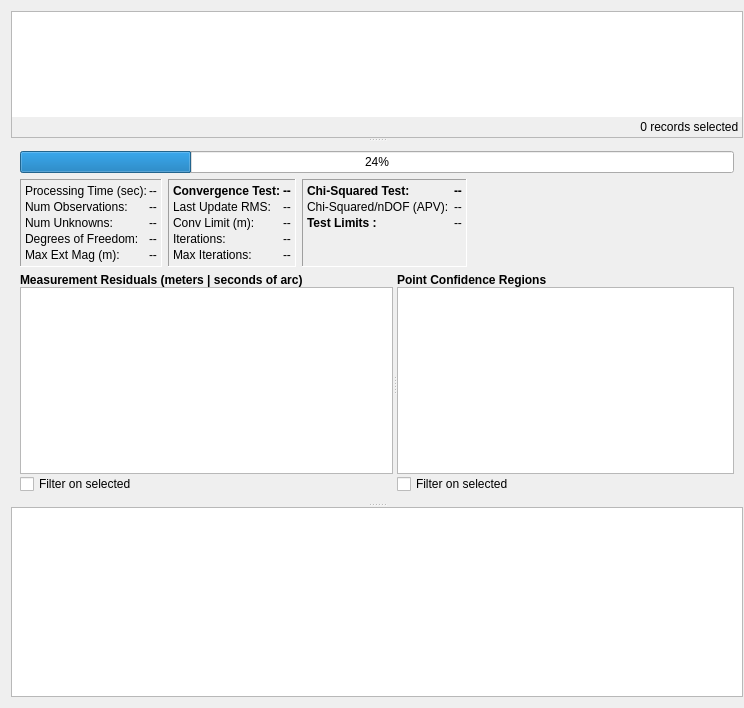
  <widget class="QWidget" name="centralWidget">
   <layout class="QGridLayout" name="gridLayout_2">
    <property name="rightMargin">
     <number>1</number>
    </property>
    <item row="0" column="0">
     <widget class="QSplitter" name="centralSplitter">
      <property name="orientation">
       <enum>Qt::Vertical</enum>
      </property>
      <widget class="QFrame" name="frame">
       <property name="frameShape">
        <enum>QFrame::StyledPanel</enum>
       </property>
       <property name="frameShadow">
        <enum>QFrame::Sunken</enum>
       </property>
       <layout class="QVBoxLayout" name="verticalLayout_3">
        <property name="spacing">
         <number>0</number>
        </property>
        <property name="leftMargin">
         <number>0</number>
        </property>
        <property name="topMargin">
         <number>0</number>
        </property>
        <property name="rightMargin">
         <number>0</number>
        </property>
        <property name="bottomMargin">
         <number>0</number>
        </property>
        <item>
         <widget class="QTreeView" name="treeView">
          <property name="font">
           <font>
            <family>Courier 10 Pitch</family>
            <pointsize>12</pointsize>
            <kerning>false</kerning>
           </font>
          </property>
          <property name="frameShape">
           <enum>QFrame::NoFrame</enum>
          </property>
          <property name="sizeAdjustPolicy">
           <enum>QAbstractScrollArea::AdjustToContentsOnFirstShow</enum>
          </property>
          <property name="autoScroll">
           <bool>false</bool>
          </property>
          <property name="editTriggers">
           <set>QAbstractItemView::AllEditTriggers</set>
          </property>
          <property name="dragEnabled">
           <bool>true</bool>
          </property>
          <property name="dragDropMode">
           <enum>QAbstractItemView::DragOnly</enum>
          </property>
          <property name="alternatingRowColors">
           <bool>true</bool>
          </property>
          <property name="selectionMode">
           <enum>QAbstractItemView::ExtendedSelection</enum>
          </property>
          <property name="selectionBehavior">
           <enum>QAbstractItemView::SelectItems</enum>
          </property>
          <property name="iconSize">
           <size>
            <width>16</width>
            <height>16</height>
           </size>
          </property>
          <property name="horizontalScrollMode">
           <enum>QAbstractItemView::ScrollPerPixel</enum>
          </property>
          <property name="wordWrap">
           <bool>true</bool>
          </property>
          <attribute name="headerStretchLastSection">
           <bool>true</bool>
          </attribute>
         </widget>
        </item>
        <item>
         <widget class="QFrame" name="frameNumSelectedRecords">
          <property name="frameShape">
           <enum>QFrame::NoFrame</enum>
          </property>
          <property name="frameShadow">
           <enum>QFrame::Raised</enum>
          </property>
          <layout class="QHBoxLayout" name="horizontalLayout">
           <property name="spacing">
            <number>0</number>
           </property>
           <property name="leftMargin">
            <number>0</number>
           </property>
           <property name="topMargin">
            <number>0</number>
           </property>
           <property name="rightMargin">
            <number>0</number>
           </property>
           <property name="bottomMargin">
            <number>0</number>
           </property>
           <item>
            <widget class="FindWidget" name="findFilterWidget" native="true">
             <property name="baseSize">
              <size>
               <width>700</width>
               <height>34</height>
              </size>
             </property>
            </widget>
           </item>
           <item>
            <spacer name="horizontalSpacer_2">
             <property name="orientation">
              <enum>Qt::Horizontal</enum>
             </property>
             <property name="sizeHint" stdset="0">
              <size>
               <width>40</width>
               <height>20</height>
              </size>
             </property>
            </spacer>
           </item>
           <item>
            <widget class="QLabel" name="labelNumSelectedRecords">
             <property name="layoutDirection">
              <enum>Qt::RightToLeft</enum>
             </property>
             <property name="text">
              <string>0</string>
             </property>
             <property name="alignment">
              <set>Qt::AlignRight|Qt::AlignTrailing|Qt::AlignVCenter</set>
             </property>
            </widget>
           </item>
           <item>
            <widget class="QLabel" name="labelRecordsSelected">
             <property name="text">
              <string> records selected </string>
             </property>
            </widget>
           </item>
          </layout>
         </widget>
        </item>
       </layout>
      </widget>
      <widget class="QFrame" name="frameOutput">
       <property name="frameShape">
        <enum>QFrame::NoFrame</enum>
       </property>
       <property name="frameShadow">
        <enum>QFrame::Raised</enum>
       </property>
       <layout class="QVBoxLayout" name="verticalLayout_4">
        <item>
         <widget class="QProgressBar" name="progressBar">
          <property name="sizePolicy">
           <sizepolicy hsizetype="Expanding" vsizetype="Fixed">
            <horstretch>0</horstretch>
            <verstretch>0</verstretch>
           </sizepolicy>
          </property>
          <property name="value">
           <number>24</number>
          </property>
         </widget>
        </item>
        <item>
         <widget class="QFrame" name="frameOutputData">
          <property name="sizePolicy">
           <sizepolicy hsizetype="Preferred" vsizetype="Preferred">
            <horstretch>0</horstretch>
            <verstretch>0</verstretch>
           </sizepolicy>
          </property>
          <property name="frameShape">
           <enum>QFrame::NoFrame</enum>
          </property>
          <property name="frameShadow">
           <enum>QFrame::Raised</enum>
          </property>
          <layout class="QHBoxLayout" name="horizontalLayout_2">
           <property name="leftMargin">
            <number>0</number>
           </property>
           <property name="topMargin">
            <number>0</number>
           </property>
           <property name="rightMargin">
            <number>0</number>
           </property>
           <property name="bottomMargin">
            <number>0</number>
           </property>
           <item>
            <widget class="QFrame" name="frameProcessingTime">
             <property name="frameShape">
              <enum>QFrame::Panel</enum>
             </property>
             <property name="frameShadow">
              <enum>QFrame::Sunken</enum>
             </property>
             <property name="lineWidth">
              <number>1</number>
             </property>
             <property name="midLineWidth">
              <number>0</number>
             </property>
             <layout class="QFormLayout" name="formLayout">
              <property name="horizontalSpacing">
               <number>2</number>
              </property>
              <property name="verticalSpacing">
               <number>2</number>
              </property>
              <property name="leftMargin">
               <number>4</number>
              </property>
              <property name="topMargin">
               <number>4</number>
              </property>
              <property name="rightMargin">
               <number>4</number>
              </property>
              <property name="bottomMargin">
               <number>4</number>
              </property>
              <item row="0" column="0">
               <widget class="QLabel" name="labelProcessingTime">
                <property name="font">
                 <font>
                  <bold>false</bold>
                 </font>
                </property>
                <property name="text">
                 <string>Processing Time (sec):</string>
                </property>
               </widget>
              </item>
              <item row="0" column="1">
               <widget class="QLabel" name="valueProcessingTime">
                <property name="text">
                 <string>--</string>
                </property>
               </widget>
              </item>
              <item row="1" column="0">
               <widget class="QLabel" name="labelNumObs">
                <property name="font">
                 <font>
                  <bold>false</bold>
                 </font>
                </property>
                <property name="text">
                 <string>Num Observations:</string>
                </property>
               </widget>
              </item>
              <item row="1" column="1">
               <widget class="QLabel" name="valueNumObs">
                <property name="text">
                 <string>--</string>
                </property>
               </widget>
              </item>
              <item row="2" column="0">
               <widget class="QLabel" name="labelNumUnknowns">
                <property name="font">
                 <font>
                  <bold>false</bold>
                 </font>
                </property>
                <property name="text">
                 <string>Num Unknowns:</string>
                </property>
               </widget>
              </item>
              <item row="2" column="1">
               <widget class="QLabel" name="valueNumUnknowns">
                <property name="text">
                 <string>--</string>
                </property>
               </widget>
              </item>
              <item row="5" column="0">
               <widget class="QLabel" name="labelNumDOF">
                <property name="font">
                 <font>
                  <bold>false</bold>
                 </font>
                </property>
                <property name="text">
                 <string>Degrees of Freedom:</string>
                </property>
               </widget>
              </item>
              <item row="5" column="1">
               <widget class="QLabel" name="valueNumDOF">
                <property name="text">
                 <string>--</string>
                </property>
               </widget>
              </item>
              <item row="6" column="0">
               <widget class="QLabel" name="labelMaxExtMag">
                <property name="text">
                 <string>Max Ext Mag (m):</string>
                </property>
               </widget>
              </item>
              <item row="6" column="1">
               <widget class="QLabel" name="valueMaxExtMag">
                <property name="text">
                 <string>--</string>
                </property>
               </widget>
              </item>
             </layout>
            </widget>
           </item>
           <item>
            <widget class="QFrame" name="frameConvergence">
             <property name="frameShape">
              <enum>QFrame::Panel</enum>
             </property>
             <property name="frameShadow">
              <enum>QFrame::Sunken</enum>
             </property>
             <layout class="QFormLayout" name="formLayout_2">
              <property name="fieldGrowthPolicy">
               <enum>QFormLayout::AllNonFixedFieldsGrow</enum>
              </property>
              <property name="horizontalSpacing">
               <number>2</number>
              </property>
              <property name="verticalSpacing">
               <number>2</number>
              </property>
              <property name="leftMargin">
               <number>4</number>
              </property>
              <property name="topMargin">
               <number>4</number>
              </property>
              <property name="rightMargin">
               <number>4</number>
              </property>
              <property name="bottomMargin">
               <number>4</number>
              </property>
              <item row="0" column="0">
               <widget class="QLabel" name="labelConvergenceHeader">
                <property name="font">
                 <font>
                  <bold>true</bold>
                 </font>
                </property>
                <property name="text">
                 <string>Convergence Test:</string>
                </property>
               </widget>
              </item>
              <item row="0" column="1">
               <widget class="QLabel" name="valueConvergenceHeader">
                <property name="font">
                 <font>
                  <bold>true</bold>
                 </font>
                </property>
                <property name="text">
                 <string>--</string>
                </property>
               </widget>
              </item>
              <item row="1" column="0">
               <widget class="QLabel" name="labelLastUpdate">
                <property name="font">
                 <font>
                  <bold>false</bold>
                 </font>
                </property>
                <property name="text">
                 <string>Last Update RMS: </string>
                </property>
               </widget>
              </item>
              <item row="1" column="1">
               <widget class="QLabel" name="valueLastUpdate">
                <property name="text">
                 <string>--</string>
                </property>
               </widget>
              </item>
              <item row="2" column="0">
               <widget class="QLabel" name="labelConvLimit">
                <property name="text">
                 <string>Conv Limit (m):</string>
                </property>
               </widget>
              </item>
              <item row="2" column="1">
               <widget class="QLabel" name="valueConvLimit">
                <property name="text">
                 <string>--</string>
                </property>
               </widget>
              </item>
              <item row="3" column="0">
               <widget class="QLabel" name="labelIterations">
                <property name="text">
                 <string>Iterations: </string>
                </property>
               </widget>
              </item>
              <item row="3" column="1">
               <widget class="QLabel" name="valueIterations">
                <property name="text">
                 <string>--</string>
                </property>
               </widget>
              </item>
              <item row="4" column="0">
               <widget class="QLabel" name="labelMaxIterations">
                <property name="text">
                 <string>Max Iterations:</string>
                </property>
               </widget>
              </item>
              <item row="4" column="1">
               <widget class="QLabel" name="valueMaxIterations">
                <property name="text">
                 <string>--</string>
                </property>
               </widget>
              </item>
             </layout>
            </widget>
           </item>
           <item>
            <widget class="QFrame" name="frameChiSquared">
             <property name="frameShape">
              <enum>QFrame::Panel</enum>
             </property>
             <property name="frameShadow">
              <enum>QFrame::Sunken</enum>
             </property>
             <layout class="QFormLayout" name="formLayout_3">
              <property name="horizontalSpacing">
               <number>2</number>
              </property>
              <property name="verticalSpacing">
               <number>2</number>
              </property>
              <property name="leftMargin">
               <number>4</number>
              </property>
              <property name="topMargin">
               <number>4</number>
              </property>
              <property name="rightMargin">
               <number>4</number>
              </property>
              <property name="bottomMargin">
               <number>4</number>
              </property>
              <item row="0" column="0">
               <widget class="QLabel" name="labelChiSqrHeader">
                <property name="font">
                 <font>
                  <bold>true</bold>
                 </font>
                </property>
                <property name="text">
                 <string>Chi-Squared Test: </string>
                </property>
               </widget>
              </item>
              <item row="0" column="1">
               <widget class="QLabel" name="valueChiSqrHeader">
                <property name="font">
                 <font>
                  <bold>true</bold>
                 </font>
                </property>
                <property name="text">
                 <string>--</string>
                </property>
               </widget>
              </item>
              <item row="1" column="0">
               <widget class="QLabel" name="labelAPV">
                <property name="text">
                 <string>Chi-Squared/nDOF (APV): </string>
                </property>
               </widget>
              </item>
              <item row="1" column="1">
               <widget class="QLabel" name="valueAPV">
                <property name="text">
                 <string>--</string>
                </property>
               </widget>
              </item>
              <item row="3" column="0">
               <widget class="QLabel" name="labelChiSqr">
                <property name="font">
                 <font>
                  <bold>true</bold>
                 </font>
                </property>
                <property name="text">
                 <string>Test Limits : </string>
                </property>
               </widget>
              </item>
              <item row="3" column="1">
               <widget class="QLabel" name="valueChiSqr">
                <property name="text">
                 <string>--</string>
                </property>
               </widget>
              </item>
             </layout>
            </widget>
           </item>
           <item>
            <spacer name="horizontalSpacer">
             <property name="orientation">
              <enum>Qt::Horizontal</enum>
             </property>
             <property name="sizeHint" stdset="0">
              <size>
               <width>267</width>
               <height>20</height>
              </size>
             </property>
            </spacer>
           </item>
          </layout>
         </widget>
        </item>
        <item>
         <widget class="QFrame" name="frameOutputTables">
          <property name="sizePolicy">
           <sizepolicy hsizetype="Preferred" vsizetype="Expanding">
            <horstretch>0</horstretch>
            <verstretch>0</verstretch>
           </sizepolicy>
          </property>
          <property name="frameShape">
           <enum>QFrame::NoFrame</enum>
          </property>
          <property name="frameShadow">
           <enum>QFrame::Raised</enum>
          </property>
          <layout class="QGridLayout" name="gridLayout_3">
           <property name="leftMargin">
            <number>0</number>
           </property>
           <property name="topMargin">
            <number>0</number>
           </property>
           <property name="rightMargin">
            <number>0</number>
           </property>
           <property name="bottomMargin">
            <number>0</number>
           </property>
           <property name="spacing">
            <number>0</number>
           </property>
           <item row="0" column="0">
            <widget class="QSplitter" name="splitterOutputTables">
             <property name="orientation">
              <enum>Qt::Horizontal</enum>
             </property>
             <widget class="QFrame" name="frameMeasurmentResiduals">
              <property name="frameShape">
               <enum>QFrame::NoFrame</enum>
              </property>
              <property name="frameShadow">
               <enum>QFrame::Raised</enum>
              </property>
              <layout class="QVBoxLayout" name="verticalLayout">
               <property name="spacing">
                <number>0</number>
               </property>
               <property name="leftMargin">
                <number>0</number>
               </property>
               <property name="topMargin">
                <number>0</number>
               </property>
               <property name="rightMargin">
                <number>0</number>
               </property>
               <property name="bottomMargin">
                <number>0</number>
               </property>
               <item>
                <widget class="QLabel" name="labelTopResiduals">
                 <property name="font">
                  <font>
                   <bold>true</bold>
                  </font>
                 </property>
                 <property name="text">
                  <string>Measurement Residuals (meters | seconds of arc)</string>
                 </property>
                </widget>
               </item>
               <item>
                <widget class="QTableView" name="tableMeasurements">
                 <property name="font">
                  <font>
                   <family>Courier 10 Pitch</family>
                  </font>
                 </property>
                 <property name="editTriggers">
                  <set>QAbstractItemView::NoEditTriggers</set>
                 </property>
                 <property name="selectionMode">
                  <enum>QAbstractItemView::ExtendedSelection</enum>
                 </property>
                 <property name="selectionBehavior">
                  <enum>QAbstractItemView::SelectRows</enum>
                 </property>
                 <property name="showGrid">
                  <bool>true</bool>
                 </property>
                 <property name="sortingEnabled">
                  <bool>true</bool>
                 </property>
                 <attribute name="horizontalHeaderMinimumSectionSize">
                  <number>10</number>
                 </attribute>
                 <attribute name="horizontalHeaderDefaultSectionSize">
                  <number>100</number>
                 </attribute>
                 <attribute name="horizontalHeaderStretchLastSection">
                  <bool>false</bool>
                 </attribute>
                 <attribute name="verticalHeaderVisible">
                  <bool>false</bool>
                 </attribute>
                </widget>
               </item>
               <item>
                <widget class="QCheckBox" name="checkBoxFilterMeasOnSelected">
                 <property name="text">
                  <string>Filter on selected</string>
                 </property>
                </widget>
               </item>
              </layout>
             </widget>
             <widget class="QFrame" name="framePointDisplacements">
              <property name="frameShape">
               <enum>QFrame::NoFrame</enum>
              </property>
              <property name="frameShadow">
               <enum>QFrame::Raised</enum>
              </property>
              <layout class="QVBoxLayout" name="verticalLayout_2">
               <property name="spacing">
                <number>0</number>
               </property>
               <property name="leftMargin">
                <number>0</number>
               </property>
               <property name="topMargin">
                <number>0</number>
               </property>
               <property name="rightMargin">
                <number>0</number>
               </property>
               <property name="bottomMargin">
                <number>0</number>
               </property>
               <item>
                <widget class="QLabel" name="labelPointConfRegions">
                 <property name="font">
                  <font>
                   <bold>true</bold>
                  </font>
                 </property>
                 <property name="text">
                  <string>Point Confidence Regions</string>
                 </property>
                </widget>
               </item>
               <item>
                <widget class="QTableView" name="tablePoints">
                 <property name="font">
                  <font>
                   <family>Courier 10 Pitch</family>
                  </font>
                 </property>
                 <property name="editTriggers">
                  <set>QAbstractItemView::NoEditTriggers</set>
                 </property>
                 <property name="selectionBehavior">
                  <enum>QAbstractItemView::SelectRows</enum>
                 </property>
                 <property name="sortingEnabled">
                  <bool>true</bool>
                 </property>
                 <attribute name="horizontalHeaderDefaultSectionSize">
                  <number>70</number>
                 </attribute>
                 <attribute name="horizontalHeaderShowSortIndicator" stdset="0">
                  <bool>true</bool>
                 </attribute>
                 <attribute name="horizontalHeaderStretchLastSection">
                  <bool>false</bool>
                 </attribute>
                 <attribute name="verticalHeaderVisible">
                  <bool>false</bool>
                 </attribute>
                </widget>
               </item>
               <item>
                <widget class="QCheckBox" name="checkBoxFilterPointsOnSelected">
                 <property name="text">
                  <string>Filter on selected</string>
                 </property>
                </widget>
               </item>
              </layout>
             </widget>
            </widget>
           </item>
          </layout>
         </widget>
        </item>
       </layout>
      </widget>
      <widget class="QTextBrowser" name="statusWindow">
       <property name="sizePolicy">
        <sizepolicy hsizetype="Expanding" vsizetype="Minimum">
         <horstretch>0</horstretch>
         <verstretch>0</verstretch>
        </sizepolicy>
       </property>
       <property name="minimumSize">
        <size>
         <width>100</width>
         <height>50</height>
        </size>
       </property>
       <property name="baseSize">
        <size>
         <width>400</width>
         <height>50</height>
        </size>
       </property>
       <property name="font">
        <font>
         <family>Courier 10 Pitch</family>
        </font>
       </property>
       <property name="frameShape">
        <enum>QFrame::StyledPanel</enum>
       </property>
       <property name="readOnly">
        <bool>true</bool>
       </property>
       <property name="openExternalLinks">
        <bool>false</bool>
       </property>
       <property name="openLinks">
        <bool>false</bool>
       </property>
      </widget>
     </widget>
    </item>
   </layout>
  </widget>
